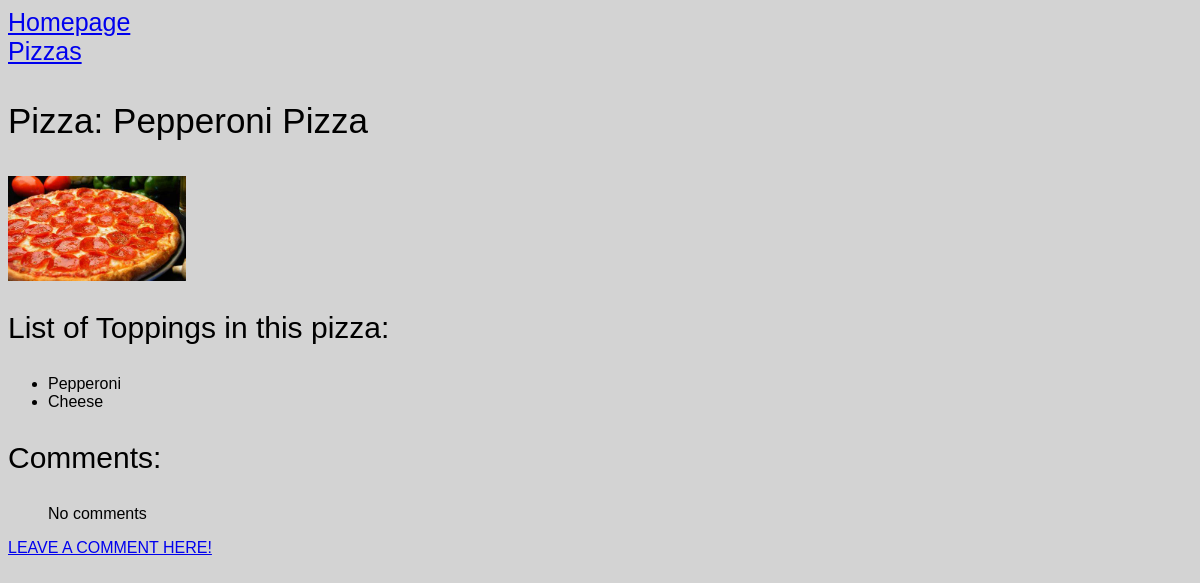
The app's page /pizs/4/, older data.
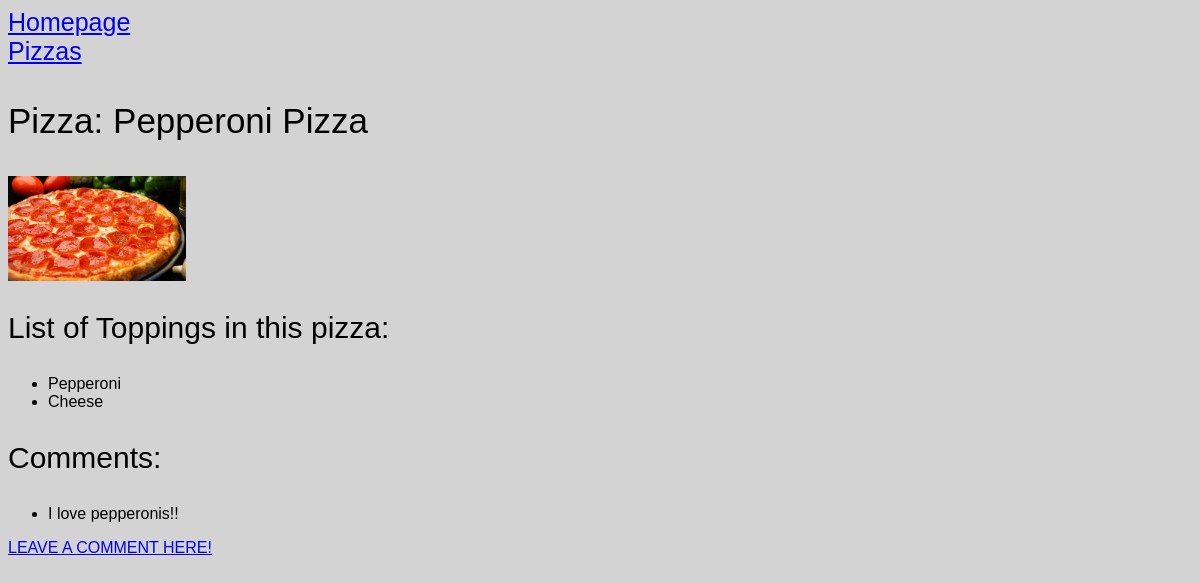
The same page, newer data.
### pizzas/models.py (models this page shows, shortened)
class Image(models.Model):
    pizza_name = models.ForeignKey(Pizza, on_delete=models.CASCADE)
    image = models.ImageField(upload_to='images/')

class Topping(models.Model):
    pizza_name = models.ForeignKey(Pizza, on_delete=models.CASCADE)
    toppings = models.TextField()

class Comments(models.Model):
    pizza_name = models.ForeignKey(Pizza, related_name='details', on_delete=models.CASCADE)
    text = models.CharField(max_length=200)
    date_added = models.DateTimeField(auto_now_add=True,blank=True)

### pizzas/views.py (the view)
# urls.py: path('pizs/<int:pizza_name_id>/',views.pizza,name='pizza'),
def pizza(request, pizza_name_id):
    pizza_name = Pizza.objects.get(id=pizza_name_id)
    toppings = Topping.objects.filter(pizza_name=pizza_name)
    acomment = Comments.objects.filter(pizza_name=pizza_name_id)
    image= Image.objects.filter(pizza_name=pizza_name_id)
    context = {'pizza_name':pizza_name, 'toppings':toppings, 'acomment':acomment,'image':image}
    return render(request, 'pizzas/pizza.html', context)

### pizzas/models.py (called while the page is built)
    def __str__(self):
        return self.pizza_name

### pizzas/templates/pizzas/pizza.html
{% extends "pizzas/base.html" %}
{% load static %}
{% block content %}
<link rel="stylesheet" href="{% static 'colors2.css' %}">
<p style="font-size:35px"> Pizza: {{ pizza_name }} </p>
{% for i in image %}
<div class="'col-md-4">
    <img src="{{ i.image.url }}" class="img-responsive" style="width: 15%; margin-right:10px;" />
</div>
{% empty %}
<p> No image yet </p>
{% endfor %}
<form method ='POST'>
    <p style="font-size:30px"> List of Toppings in this pizza: </p>
    <ul>
        {% for t in toppings %}
        <li> {{ t.toppings }} </li>
        {% empty %}
        <li> no toppings listed for this pizza </li>
        {% endfor %}
    </ul>
    <p style="font-size:30px"> Comments: </p>
    <ul>
        {% for c in acomment %}
        <li>{{ c.text }}</li>
        {% empty %}
        <p> No comments </p>
        {% endfor %}
    </ul>
    <p><a href="{% url 'pizzas:comments' pizza_name.id %}">LEAVE A COMMENT HERE!</a></p>
</form>
{% endblock content %}

Row changes from the older to the newer data that the page shows:
added Comments: text "I love pepperonis!!"
Text that changed along with them:
text no longer shown: "No comments"
